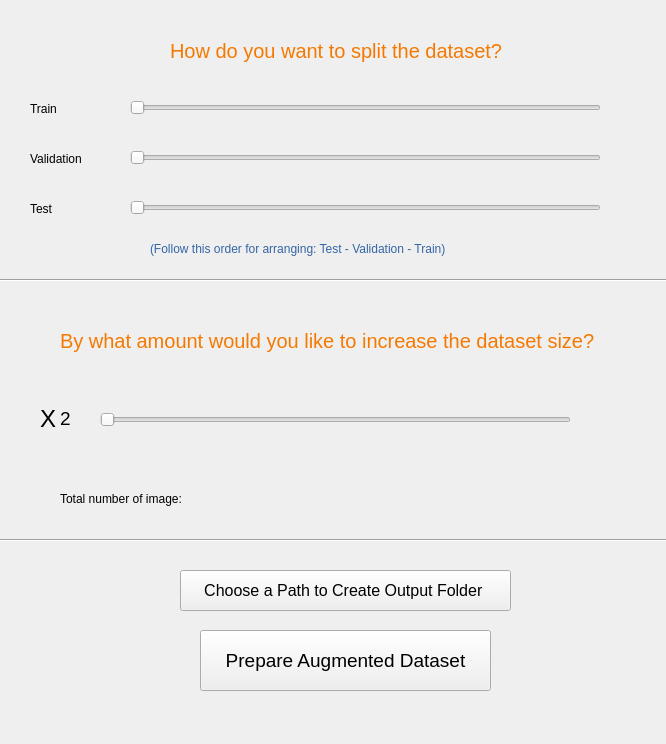
<?xml version="1.0" encoding="UTF-8"?>
<ui version="4.0">
 <class>Form</class>
 <widget class="QWidget" name="Form">
  <property name="geometry">
   <rect>
    <x>0</x>
    <y>0</y>
    <width>666</width>
    <height>744</height>
   </rect>
  </property>
  <property name="windowTitle">
   <string>Form</string>
  </property>
  <widget class="QSlider" name="horizontalSlider_train">
   <property name="geometry">
    <rect>
     <x>130</x>
     <y>100</y>
     <width>471</width>
     <height>16</height>
    </rect>
   </property>
   <property name="maximum">
    <number>100</number>
   </property>
   <property name="orientation">
    <enum>Qt::Horizontal</enum>
   </property>
  </widget>
  <widget class="QSlider" name="horizontalSlider_validation">
   <property name="geometry">
    <rect>
     <x>130</x>
     <y>150</y>
     <width>471</width>
     <height>16</height>
    </rect>
   </property>
   <property name="maximum">
    <number>100</number>
   </property>
   <property name="orientation">
    <enum>Qt::Horizontal</enum>
   </property>
  </widget>
  <widget class="QSlider" name="horizontalSlider_test">
   <property name="geometry">
    <rect>
     <x>130</x>
     <y>200</y>
     <width>471</width>
     <height>16</height>
    </rect>
   </property>
   <property name="maximum">
    <number>100</number>
   </property>
   <property name="orientation">
    <enum>Qt::Horizontal</enum>
   </property>
  </widget>
  <widget class="QLabel" name="label">
   <property name="geometry">
    <rect>
     <x>30</x>
     <y>100</y>
     <width>67</width>
     <height>17</height>
    </rect>
   </property>
   <property name="text">
    <string>Train</string>
   </property>
  </widget>
  <widget class="QLabel" name="label_2">
   <property name="geometry">
    <rect>
     <x>30</x>
     <y>150</y>
     <width>71</width>
     <height>17</height>
    </rect>
   </property>
   <property name="text">
    <string>Validation</string>
   </property>
  </widget>
  <widget class="QLabel" name="label_3">
   <property name="geometry">
    <rect>
     <x>30</x>
     <y>200</y>
     <width>41</width>
     <height>17</height>
    </rect>
   </property>
   <property name="text">
    <string>Test</string>
   </property>
  </widget>
  <widget class="QLabel" name="label_train">
   <property name="geometry">
    <rect>
     <x>620</x>
     <y>90</y>
     <width>41</width>
     <height>31</height>
    </rect>
   </property>
   <property name="font">
    <font>
     <pointsize>13</pointsize>
    </font>
   </property>
   <property name="text">
    <string/>
   </property>
  </widget>
  <widget class="QLabel" name="label_validation">
   <property name="geometry">
    <rect>
     <x>620</x>
     <y>140</y>
     <width>41</width>
     <height>31</height>
    </rect>
   </property>
   <property name="font">
    <font>
     <pointsize>13</pointsize>
    </font>
   </property>
   <property name="text">
    <string/>
   </property>
  </widget>
  <widget class="QLabel" name="label_test">
   <property name="geometry">
    <rect>
     <x>620</x>
     <y>190</y>
     <width>41</width>
     <height>31</height>
    </rect>
   </property>
   <property name="font">
    <font>
     <pointsize>13</pointsize>
    </font>
   </property>
   <property name="text">
    <string/>
   </property>
  </widget>
  <widget class="QPushButton" name="pushButton_prepare">
   <property name="geometry">
    <rect>
     <x>200</x>
     <y>630</y>
     <width>291</width>
     <height>61</height>
    </rect>
   </property>
   <property name="font">
    <font>
     <pointsize>14</pointsize>
    </font>
   </property>
   <property name="styleSheet">
    <string notr="true"/>
   </property>
   <property name="text">
    <string>Prepare Augmented Dataset</string>
   </property>
  </widget>
  <widget class="QLabel" name="label_7">
   <property name="geometry">
    <rect>
     <x>170</x>
     <y>30</y>
     <width>361</width>
     <height>41</height>
    </rect>
   </property>
   <property name="font">
    <font>
     <pointsize>15</pointsize>
    </font>
   </property>
   <property name="styleSheet">
    <string notr="true">color: rgb(245, 121, 0);</string>
   </property>
   <property name="text">
    <string>How do you want to split the dataset?</string>
   </property>
  </widget>
  <widget class="QLabel" name="label_8">
   <property name="geometry">
    <rect>
     <x>60</x>
     <y>320</y>
     <width>551</width>
     <height>41</height>
    </rect>
   </property>
   <property name="font">
    <font>
     <pointsize>15</pointsize>
    </font>
   </property>
   <property name="styleSheet">
    <string notr="true">color: rgb(245, 121, 0);</string>
   </property>
   <property name="text">
    <string>By what amount would you like to increase the dataset size?</string>
   </property>
  </widget>
  <widget class="Line" name="line">
   <property name="geometry">
    <rect>
     <x>-60</x>
     <y>270</y>
     <width>741</width>
     <height>20</height>
    </rect>
   </property>
   <property name="orientation">
    <enum>Qt::Horizontal</enum>
   </property>
  </widget>
  <widget class="QSlider" name="horizontalSlider_size">
   <property name="geometry">
    <rect>
     <x>100</x>
     <y>410</y>
     <width>471</width>
     <height>20</height>
    </rect>
   </property>
   <property name="minimum">
    <number>2</number>
   </property>
   <property name="maximum">
    <number>50</number>
   </property>
   <property name="orientation">
    <enum>Qt::Horizontal</enum>
   </property>
  </widget>
  <widget class="QLabel" name="label_increase">
   <property name="geometry">
    <rect>
     <x>60</x>
     <y>410</y>
     <width>31</width>
     <height>17</height>
    </rect>
   </property>
   <property name="font">
    <font>
     <pointsize>14</pointsize>
    </font>
   </property>
   <property name="text">
    <string>2</string>
   </property>
  </widget>
  <widget class="QLabel" name="label_10">
   <property name="geometry">
    <rect>
     <x>60</x>
     <y>490</y>
     <width>161</width>
     <height>17</height>
    </rect>
   </property>
   <property name="text">
    <string>Total number of image:</string>
   </property>
  </widget>
  <widget class="QLabel" name="label_total_number">
   <property name="geometry">
    <rect>
     <x>240</x>
     <y>490</y>
     <width>67</width>
     <height>17</height>
    </rect>
   </property>
   <property name="styleSheet">
    <string notr="true">color: rgb(245, 121, 0);</string>
   </property>
   <property name="text">
    <string/>
   </property>
  </widget>
  <widget class="QLabel" name="label_4">
   <property name="geometry">
    <rect>
     <x>150</x>
     <y>240</y>
     <width>381</width>
     <height>17</height>
    </rect>
   </property>
   <property name="styleSheet">
    <string notr="true">color: rgb(52, 101, 164);</string>
   </property>
   <property name="text">
    <string>(Follow this order for arranging: Test - Validation - Train)</string>
   </property>
  </widget>
  <widget class="QPushButton" name="pushButton_output_path">
   <property name="geometry">
    <rect>
     <x>180</x>
     <y>570</y>
     <width>331</width>
     <height>41</height>
    </rect>
   </property>
   <property name="font">
    <font>
     <pointsize>12</pointsize>
    </font>
   </property>
   <property name="styleSheet">
    <string notr="true"/>
   </property>
   <property name="text">
    <string>Choose a Path to Create Output Folder </string>
   </property>
  </widget>
  <widget class="Line" name="line_2">
   <property name="geometry">
    <rect>
     <x>-70</x>
     <y>530</y>
     <width>741</width>
     <height>20</height>
    </rect>
   </property>
   <property name="orientation">
    <enum>Qt::Horizontal</enum>
   </property>
  </widget>
  <widget class="QLabel" name="label_output_path">
   <property name="geometry">
    <rect>
     <x>50</x>
     <y>710</y>
     <width>571</width>
     <height>20</height>
    </rect>
   </property>
   <property name="styleSheet">
    <string notr="true">color: rgb(52, 101, 164);</string>
   </property>
   <property name="text">
    <string/>
   </property>
   <property name="alignment">
    <set>Qt::AlignCenter</set>
   </property>
  </widget>
  <widget class="QLabel" name="label_null">
   <property name="geometry">
    <rect>
     <x>40</x>
     <y>388</y>
     <width>31</width>
     <height>61</height>
    </rect>
   </property>
   <property name="font">
    <font>
     <pointsize>18</pointsize>
    </font>
   </property>
   <property name="text">
    <string>X</string>
   </property>
  </widget>
 </widget>
 <resources>
  <include location="loading.qrc"/>
 </resources>
 <connections>
  <connection>
   <sender>horizontalSlider_train</sender>
   <signal>valueChanged(int)</signal>
   <receiver>label_train</receiver>
   <slot>setNum(int)</slot>
   <hints>
    <hint type="sourcelabel">
     <x>456</x>
     <y>103</y>
    </hint>
    <hint type="destinationlabel">
     <x>637</x>
     <y>113</y>
    </hint>
   </hints>
  </connection>
  <connection>
   <sender>horizontalSlider_validation</sender>
   <signal>valueChanged(int)</signal>
   <receiver>label_validation</receiver>
   <slot>setNum(int)</slot>
   <hints>
    <hint type="sourcelabel">
     <x>548</x>
     <y>159</y>
    </hint>
    <hint type="destinationlabel">
     <x>625</x>
     <y>157</y>
    </hint>
   </hints>
  </connection>
  <connection>
   <sender>horizontalSlider_test</sender>
   <signal>valueChanged(int)</signal>
   <receiver>label_test</receiver>
   <slot>setNum(int)</slot>
   <hints>
    <hint type="sourcelabel">
     <x>532</x>
     <y>210</y>
    </hint>
    <hint type="destinationlabel">
     <x>622</x>
     <y>206</y>
    </hint>
   </hints>
  </connection>
  <connection>
   <sender>horizontalSlider_size</sender>
   <signal>valueChanged(int)</signal>
   <receiver>label_increase</receiver>
   <slot>setNum(int)</slot>
   <hints>
    <hint type="sourcelabel">
     <x>259</x>
     <y>421</y>
    </hint>
    <hint type="destinationlabel">
     <x>60</x>
     <y>418</y>
    </hint>
   </hints>
  </connection>
 </connections>
</ui>
